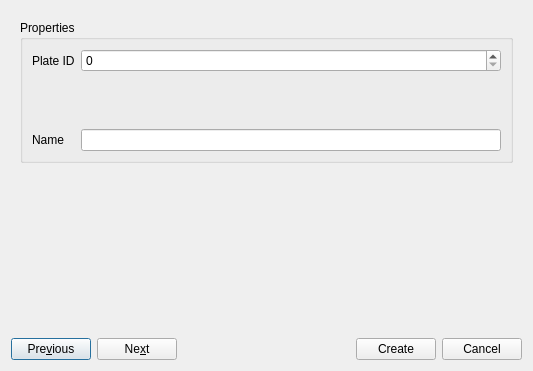
<?xml version="1.0" encoding="UTF-8"?>
<ui version="4.0">
 <class>CreateSmallCircleFeatureDialog</class>
 <widget class="QDialog" name="CreateSmallCircleFeatureDialog">
  <property name="geometry">
   <rect>
    <x>0</x>
    <y>0</y>
    <width>533</width>
    <height>371</height>
   </rect>
  </property>
  <property name="windowTitle">
   <string>Dialog</string>
  </property>
  <layout class="QGridLayout" name="gridLayout_3">
   <item row="0" column="0">
    <widget class="QStackedWidget" name="stacked_widget">
     <property name="currentIndex">
      <number>0</number>
     </property>
     <widget class="QWidget" name="page">
      <layout class="QGridLayout" name="gridLayout_2">
       <item row="0" column="0">
        <widget class="QGroupBox" name="groupbox_properties">
         <property name="title">
          <string>Properties</string>
         </property>
         <layout class="QGridLayout" name="gridLayout">
          <item row="0" column="0">
           <widget class="QLabel" name="label_plate_id">
            <property name="text">
             <string>Plate ID</string>
            </property>
           </widget>
          </item>
          <item row="0" column="1">
           <widget class="QSpinBox" name="spinbox_plate_id">
            <property name="maximum">
             <number>1000000</number>
            </property>
           </widget>
          </item>
          <item row="1" column="0" colspan="2">
           <widget class="QWidget" name="widget_time_period_placeholder" native="true"/>
          </item>
          <item row="2" column="0">
           <widget class="QLabel" name="label_2">
            <property name="text">
             <string>Name</string>
            </property>
           </widget>
          </item>
          <item row="2" column="1">
           <widget class="QLineEdit" name="lineedit_name"/>
          </item>
         </layout>
        </widget>
       </item>
      </layout>
     </widget>
     <widget class="QWidget" name="page_2">
      <layout class="QGridLayout" name="gridLayout_4">
       <item row="0" column="0">
        <widget class="QWidget" name="widget_choose_feature_collection_placeholder" native="true"/>
       </item>
      </layout>
     </widget>
    </widget>
   </item>
   <item row="1" column="0">
    <spacer name="verticalSpacer">
     <property name="orientation">
      <enum>Qt::Vertical</enum>
     </property>
     <property name="sizeHint" stdset="0">
      <size>
       <width>20</width>
       <height>156</height>
      </size>
     </property>
    </spacer>
   </item>
   <item row="2" column="0">
    <layout class="QHBoxLayout">
     <item>
      <widget class="QPushButton" name="button_previous">
       <property name="text">
        <string>Pre&amp;vious</string>
       </property>
      </widget>
     </item>
     <item>
      <widget class="QPushButton" name="button_next">
       <property name="text">
        <string>Ne&amp;xt</string>
       </property>
      </widget>
     </item>
     <item>
      <spacer>
       <property name="orientation">
        <enum>Qt::Horizontal</enum>
       </property>
       <property name="sizeHint" stdset="0">
        <size>
         <width>40</width>
         <height>20</height>
        </size>
       </property>
      </spacer>
     </item>
     <item>
      <widget class="QPushButton" name="button_create">
       <property name="text">
        <string>Create</string>
       </property>
      </widget>
     </item>
     <item>
      <widget class="QPushButton" name="button_cancel">
       <property name="text">
        <string>Cancel</string>
       </property>
      </widget>
     </item>
    </layout>
   </item>
  </layout>
 </widget>
 <resources/>
 <connections/>
</ui>
